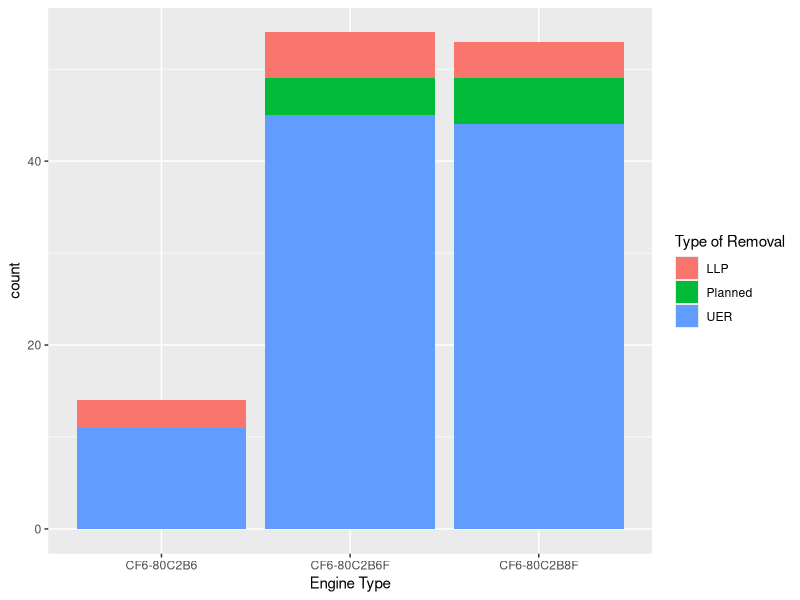
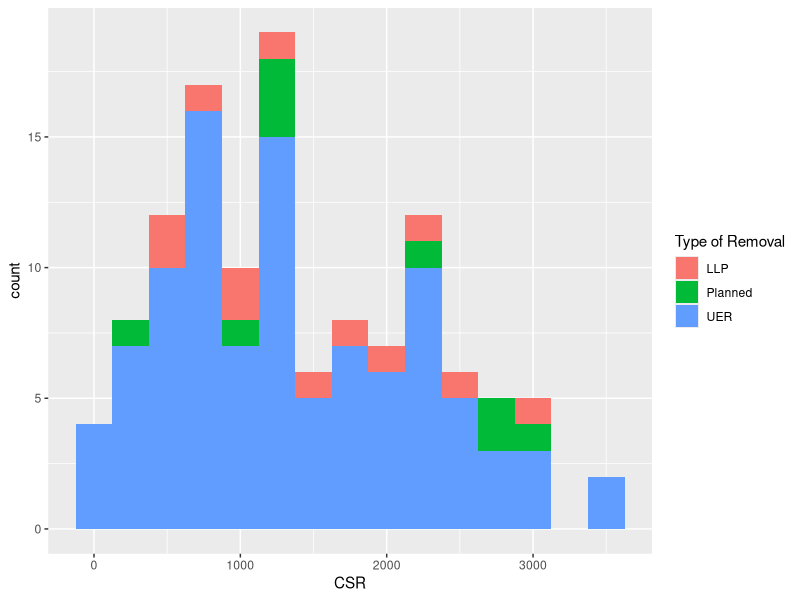
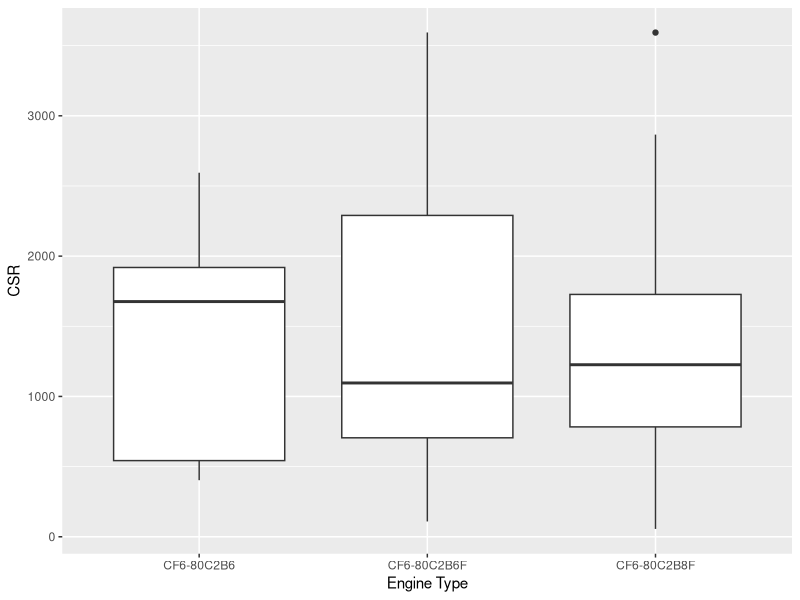
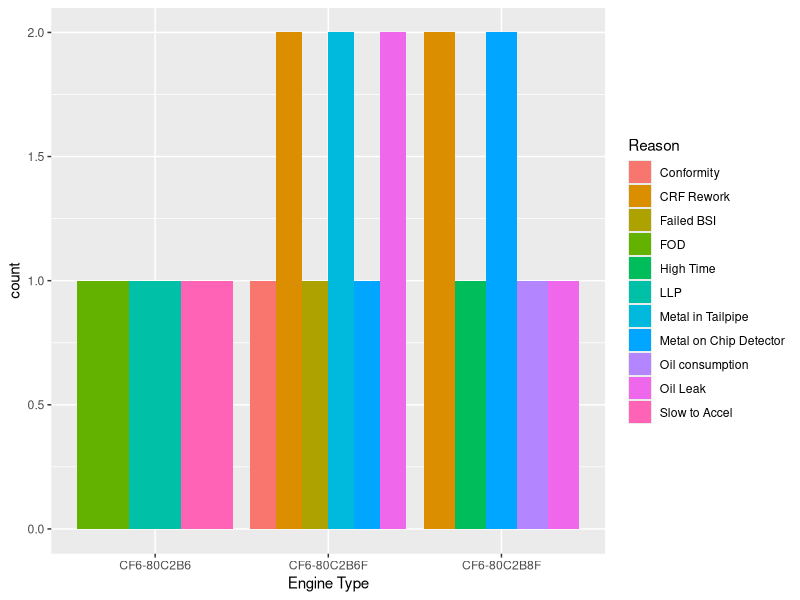

Recreate these plots in R, in order.
## ---- chunk 1
knitr::opts_chunk$set(include = FALSE)
## ---- chunk 2
library( tidyverse )
library( ggplot2 )
eng_rems <- read_csv("engineRemovals20172020.csv", col_names = TRUE)
## ---- chunk 3
head(eng_rems)
## ---- chunk 4
UPLREM <- eng_rems %>%
  filter(`Type of Removal` == "LLP" | `Type of Removal` == "UER" | `Type of Removal` == "Planned")
## ---- chunk 5
CF680 <- UPLREM %>%
  filter(`Engine Type` == "CF6-80C2B6F" | `Engine Type` == "CF6-80C2B6" | `Engine Type` == "CF6-80C2B8F")

## ---- chunk 6
ggplot(data=CF680) +
  geom_bar(mapping = aes(x=`Engine Type`, fill = `Type of Removal`))
## ---- chunk 7
ggplot(data=CF680, mapping = aes(x=CSR, fill = `Type of Removal`)) +
  geom_histogram(binwidth = 250)
## ---- chunk 8
ggplot(data = CF680, mapping = aes(x=`Engine Type`, y= CSR)) +
  geom_boxplot()
## ---- chunk 9
CF680LT <- CF680 %>% filter(CSR <= 500)
## ---- chunk 10
ggplot(data = CF680LT, aes(x=`Engine Type`, fill = Reason)) +
  geom_bar(position = "dodge")
